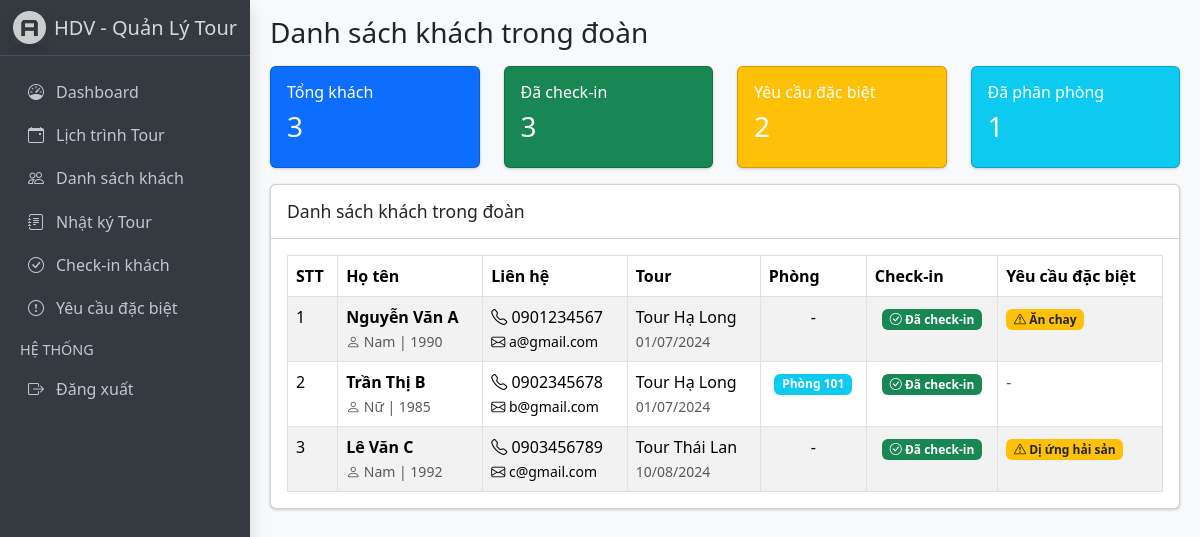
/guide/customers (signed in), run on the app's committed database.
### tables this page shows
CREATE TABLE `customers` (
  `id` bigint(20) NOT NULL,
  `booking_id` bigint(20) DEFAULT NULL,
  `name` varchar(100) NOT NULL,
  `phone` varchar(20) DEFAULT NULL,
  `email` varchar(100) DEFAULT NULL,
  `gender` enum('Nam','Nữ','Khác') DEFAULT NULL,
  `birth_year` int(11) DEFAULT NULL,
  `id_number` varchar(50) DEFAULT NULL,
  `address` text DEFAULT NULL,
  `payment_status` enum('Chưa thanh toán','Đã cọc','Hoàn tất') DEFAULT 'Chưa thanh toán',
  `special_requirements` text DEFAULT NULL,
  `check_in_status` enum('Chưa check-in','Đã check-in') DEFAULT 'Chưa check-in',
  `room_number` varchar(50) DEFAULT NULL,
  `created_at` timestamp NOT NULL DEFAULT current_timestamp(),
  `updated_at` timestamp NOT NULL DEFAULT current_timestamp() ON UPDATE current_timestamp()
);

CREATE TABLE `tours` (
  `id` bigint(20) NOT NULL,
  `name` varchar(255) NOT NULL,
  `description` text DEFAULT NULL,
  `category_id` bigint(20) DEFAULT NULL,
  `schedule` longtext DEFAULT NULL CHECK (json_valid(`schedule`)),
  `images` longtext DEFAULT NULL CHECK (json_valid(`images`)),
  `prices` longtext DEFAULT NULL CHECK (json_valid(`prices`)),
  `policies` longtext DEFAULT NULL CHECK (json_valid(`policies`)),
  `suppliers` longtext DEFAULT NULL CHECK (json_valid(`suppliers`)),
  `price` decimal(15,2) DEFAULT NULL,
  `status` tinyint(4) NOT NULL,
  `created_at` timestamp NOT NULL DEFAULT current_timestamp(),
  `updated_at` timestamp NOT NULL DEFAULT current_timestamp() ON UPDATE current_timestamp()
);

CREATE TABLE `bookings` (
  `id` bigint(20) NOT NULL,
  `tour_id` bigint(20) DEFAULT NULL,
  `customer_name` varchar(100) DEFAULT NULL,
  `customer_phone` varchar(20) DEFAULT NULL,
  `customer_email` varchar(100) DEFAULT NULL,
  `booking_type` enum('Khách lẻ','Đoàn') DEFAULT NULL,
  `num_people` int(11) DEFAULT NULL,
  `created_by` bigint(20) DEFAULT NULL,
  `assigned_guide_id` bigint(20) DEFAULT NULL,
  `status` bigint(20) DEFAULT NULL,
  `start_date` date DEFAULT NULL,
  `end_date` date DEFAULT NULL,
  `special_requirements` text DEFAULT NULL,
  `schedule_detail` longtext DEFAULT NULL CHECK (json_valid(`schedule_detail`)),
  `service_detail` longtext DEFAULT NULL CHECK (json_valid(`service_detail`)),
  `diary` longtext DEFAULT NULL CHECK (json_valid(`diary`)),
  `lists_file` longtext DEFAULT NULL CHECK (json_valid(`lists_file`)),
  `notes` text DEFAULT NULL,
  `created_at` timestamp NOT NULL DEFAULT current_timestamp(),
  `updated_at` timestamp NOT NULL DEFAULT current_timestamp() ON UPDATE current_timestamp()
);

### src/helpers/helpers.php (called while the page is built, shortened)
<?php
function view_path(string $view): string
{
    $normalized = str_replace('.', DIRECTORY_SEPARATOR, $view);
    return BASE_PATH . DIRECTORY_SEPARATOR . 'views' . DIRECTORY_SEPARATOR . $normalized . '.php';
}
function view(string $view, array $data = []): void
{
    $file = view_path($view);
    extract($data, EXTR_OVERWRITE);
    include $file;
}

### src/controllers/GuideController.php (called while the page is built, shortened)
<?php
class GuideController
{
    public function customers()
    {
        $customers = Customer::getAll();
        view('guide.customers', [
            'title' => 'Danh sách khách',
            'pageTitle' => 'Danh sách khách trong đoàn',
            'customers' => $customers
        ]);
    }
}

### index.php (called while the page is built, shortened)
<?php
require_once __DIR__ . '/src/helpers/helpers.php';
if (file_exists(__DIR__ . '/src/models/Customer.php')) require_once __DIR__ . '/src/models/Customer.php';
require_once __DIR__ . '/src/controllers/GuideController.php';
$homeController = new HomeController();
$authController = new AuthController();
$categoryController = new CategoryController();
$adminController = new AdminController();
$guideController = new GuideController();
$act = $_GET['act'] ?? '/';
match ($act) {
    '/', 'welcome' => $homeController->welcome(),
    'home' => $homeController->home(),
    'login' => $authController->login(),
    'check-login' => $authController->checkLogin(),
    'logout' => $authController->logout(),
    'categories' => $categoryController->index(),
    'admin/dashboard' => $homeController->home(),
    'admin/tours' => $adminController->tours(),
    'admin/tours/add' => $adminController->addTour(),
    'admin/tours/edit' => $adminController->editTour(),
    'admin/tours/view' => $adminController->viewTour(),
    'admin/bookings' => $adminController->bookings(),
    'admin/bookings/add' => $adminController->addBooking(),
    'admin/bookings/customers' => $adminController->bookingCustomers(),
    'admin/customers' => $adminController->customers(),
    'admin/customers/add' => $adminController->addCustomer(),
    'admin/guides' => $adminController->guides(),
    'admin/reports' => $adminController->reports(),
    'admin/schedules' => $adminController->schedules(),
    'admin/schedules/add' => $adminController->addSchedule(),
    'admin/schedules/edit' => $adminController->editSchedule(),
    'admin/rooms' => $adminController->rooms(),
    'admin/expenses' => $adminController->expenses(),
    'admin/revenue' => $adminController->revenue(),
    'admin/customers/checkin' => $adminController->customerCheckIn(),
    'admin/customers/assign-room' => $adminController->assignRoom(),
    'admin/print-guest-list' => $adminController->printGuestList(),
    'guide/dashboard' => $guideController->dashboard(),
    'guide/schedule' => $guideController->schedule(),
    'guide/customers' => $guideController->customers(),
    'guide/diary' => $guideController->diary(),
    'guide/checkin' => $guideController->checkin(),
    'guide/requirements' => $guideController->requirements(),
    'guide/update-requirement' => $guideController->updateRequirement(),
    'guide/save-diary' => $guideController->saveDiary(),
    default => $homeController->notFound(),
};

### src/models/Customer.php (called while the page is built, shortened)
<?php
class Customer
{
    public static function getAll()
    {
        $db = getDB();
        $stmt = $db->query("
            SELECT c.*, b.id as booking_id, t.name as tour_name, b.start_date
            FROM customers c
            LEFT JOIN bookings b ON c.booking_id = b.id
            LEFT JOIN tours t ON b.tour_id = t.id
            ORDER BY c.created_at DESC
        ");
        return $stmt->fetchAll(PDO::FETCH_ASSOC);
    }
}
?>

### views/guide/customers.php (the view, shortened to what this page needs)
<div class="row mb-3">
  <div class="col-md-3">
    <div class="card bg-primary text-white">
      <div class="card-body">
        <h6>Tổng khách</h6>
        <h3><?= count($customers) ?></h3>
      </div>
    </div>
  </div>
  <div class="col-md-3">
    <div class="card bg-success text-white">
      <div class="card-body">
        <h6>Đã check-in</h6>
        <h3><?= count(array_filter($customers, fn($c) => $c['check_in_status'])) ?></h3>
      </div>
    </div>
  </div>
  <div class="col-md-3">
    <div class="card bg-warning text-white">
      <div class="card-body">
        <h6>Yêu cầu đặc biệt</h6>
        <h3><?= count(array_filter($customers, fn($c) => !empty($c['special_requirements']))) ?></h3>
      </div>
    </div>
  </div>
  <div class="col-md-3">
    <div class="card bg-info text-white">
      <div class="card-body">
        <h6>Đã phân phòng</h6>
        <h3><?= count(array_filter($customers, fn($c) => !empty($c['room_number']))) ?></h3>
      </div>
    </div>
  </div>
</div>
<div class="card">
  <div class="card-header">
    <h3 class="card-title">Danh sách khách trong đoàn</h3>
  </div>
  <div class="card-body">
    <table class="table table-bordered table-striped">
      <thead>
        <tr>
          <th>STT</th>
          <th>Họ tên</th>
          <th>Liên hệ</th>
          <th>Tour</th>
          <th>Phòng</th>
          <th>Check-in</th>
          <th>Yêu cầu đặc biệt</th>
        </tr>
      </thead>
      <tbody>
        <?php if (empty($customers)): ?>
          <tr>
            <td colspan="7" class="text-center text-muted">Chưa có khách</td>
          </tr>
        <?php else: ?>
          <?php foreach ($customers as $index => $c): ?>
            <tr>
              <td><?= $index + 1 ?></td>
              <td>
                <strong><?= htmlspecialchars($c['name']) ?></strong><br>
                <small class="text-muted">
                  <?php if ($c['gender']): ?>
                    <i class="bi bi-person"></i> <?= $c['gender'] ?>
                  <?php endif; ?>
                  <?php if ($c['birth_year']): ?>
                    | <?= $c['birth_year'] ?>
                  <?php endif; ?>
                </small>
              </td>
              <td>
                <?php if ($c['phone']): ?>
                  <i class="bi bi-telephone"></i> <?= htmlspecialchars($c['phone']) ?><br>
                <?php endif; ?>
                <?php if ($c['email']): ?>
                  <small><i class="bi bi-envelope"></i> <?= htmlspecialchars($c['email']) ?></small>
                <?php endif; ?>
              </td>
              <td>
                <?= htmlspecialchars($c['tour_name'] ?? 'N/A') ?><br>
                <?php if ($c['start_date']): ?>
                  <small class="text-muted"><?= date('d/m/Y', strtotime($c['start_date'])) ?></small>
                <?php endif; ?>
              </td>
              <td class="text-center">
                <?= $c['room_number'] ? '<span class="badge bg-info">Phòng ' . $c['room_number'] . '</span>' : '-' ?>
              </td>
              <td class="text-center">
                <?php if ($c['check_in_status']): ?>
                  <span class="badge bg-success"><i class="bi bi-check-circle"></i> Đã check-in</span>
                <?php else: ?>
                  <span class="badge bg-secondary">Chưa check-in</span>
                <?php endif; ?>
              </td>
              <td>
                <?php if (!empty($c['special_requirements'])): ?>
                  <span class="badge bg-warning text-dark">
                    <i class="bi bi-exclamation-triangle"></i> <?= htmlspecialchars($c['special_requirements']) ?>
                  </span>
                <?php else: ?>
                  <span class="text-muted">-</span>
                <?php endif; ?>
              </td>
            </tr>
          <?php endforeach; ?>
        <?php endif; ?>
      </tbody>
    </table>
  </div>
</div>

### data on the page
customers: name "Nguyễn Văn A", gender "Nam", birth_year "1990", phone "0901234567", email "a@gmail.com", tours.name "Tour Hạ Long", booking.start_date "01/07/2024", check_in_status "Đã check-in", special_requirements "Ăn chay"
customers: name "Trần Thị B", gender "Nữ", birth_year "1985", phone "0902345678", email "b@gmail.com", tours.name "Tour Hạ Long", booking.start_date "01/07/2024", room_number "101", check_in_status "Đã check-in"
customers: name "Lê Văn C", gender "Nam", birth_year "1992", phone "0903456789", email "c@gmail.com", tours.name "Tour Thái Lan", booking.start_date "10/08/2024", check_in_status "Đã check-in", special_requirements "Dị ứng hải sản"

### other printed values
$pageTitle "Danh sách khách trong đoàn"
count($customers) "3"
count(array_filter($customers, fn($c) => $c['check_in_status'])) "3"
count(array_filter($customers, fn($c) => !empty($c['room_number']))) "1"
